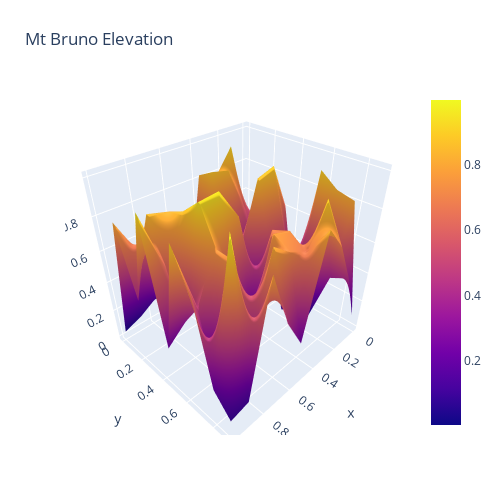

The notebook cell saved with this chart:
### Code cell
# Using https://plotly.com/python/3d-surface-plots/

import plotly.graph_objects as go
import pandas as pd
import numpy as np
# Read data from a csv
# z_data = pd.read_csv('https://raw.githubusercontent.com/plotly/datasets/master/api_docs/mt_bruno_elevation.csv')
z_data = pd.read_csv('output.csv')
z = z_data.values
sh_0, sh_1 = z.shape
x, y = np.linspace(0, 1, sh_0), np.linspace(0, 1, sh_1)
fig = go.Figure(data=[go.Surface(z=z, x=x, y=y)])
fig.update_layout(title='Fractal Landscape', autosize=False,
                  width=500, height=500,
                  margin=dict(l=65, r=50, b=65, t=90))
fig.show()

### Figure 1 — Plotly figure (JSON) as saved in the notebook; plotly's stock layout.template omitted (floating-point values rounded to 4 significant figures)
{"data": [{"type": "surface", "x": [0, 0.125, 0.25, 0.375, 0.5, 0.625, 0.75, 0.875, 1], "y": [0, 0.1111, 0.2222, 0.3333, 0.4444, 0.5556, 0.6667, 0.7778, 0.8889, 1], "z": [[0.227, 0.924, 0.772, 0.821, 0.126, 0.314, 0.159, 0.08, 0.029, 0.442], [0.45, 0.573, 0.845, 0.873, 0.147, 0.335, 0.177, 0.577, 0.83, 0.219], [0.303, 0.326, 0.271, 0.336, 0.664, 0.379, 0.819, 0.853, 0.369, 0.667], [0.613, 0.9, 0.867, 0.483, 0.841, 0.499, 0.862, 0.609, 0.977, 0.693], [0.049, 0.512, 0.487, 0.276, 0.78, 0.959, 0.948, 0.328, 0.219, 0.283], [0.905, 0.192, 0.086, 0.698, 0.078, 0.392, 0.758, 0.489, 0.933, 0.739], [0.828, 0.02, 0.135, 0.739, 0.776, 0.31, 0.75, 0.005, 0.742, 0.62], [0.803, 0.377, 0.907, 0.666, 0.725, 0.815, 0.315, 0.998, 0.145, 0.449], [0.092, 0.433, 0.689, 0.838, 0.224, 0.444, 0.794, 0.114, 0.083, 0.798]]}], "layout": {"autosize": false, "height": 500, "margin": {"b": 65, "l": 65, "r": 50, "t": 90}, "title": {"text": "Mt Bruno Elevation"}, "width": 500}}
